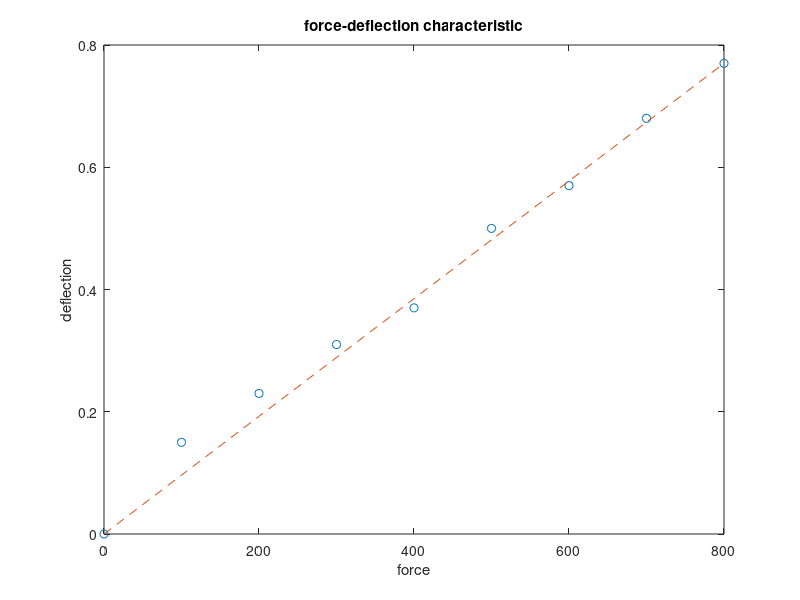

The MATLAB source for this figure: (Note: this script raises an error after producing the figure.)

f = [0 100 200 300 400 500 600 700 800]; %force
x = [0 0.15 0.23 0.31 0.37 0.50 0.57 0.68 0.77]; %deflection

%slope calculation for linear model
% we use x = f*a model for our problem
a = (x(9) - x(1))/(f(9) - f(1));

figure

%plot the data 
plot(f,x, 'o')

hold on

% calculate the x est?mated deflect?on
%for our l?near model (x = f*a)
% x_p ?s the l?near model ?nput
x_p = f*a

%plot the linear model
plot(f,x_p, '--')


%plot specifications
xlabel('force')
ylabel('deflection')
title('force-deflection characteristic')
legend('real data', 'linear model', [330 55 0 0])